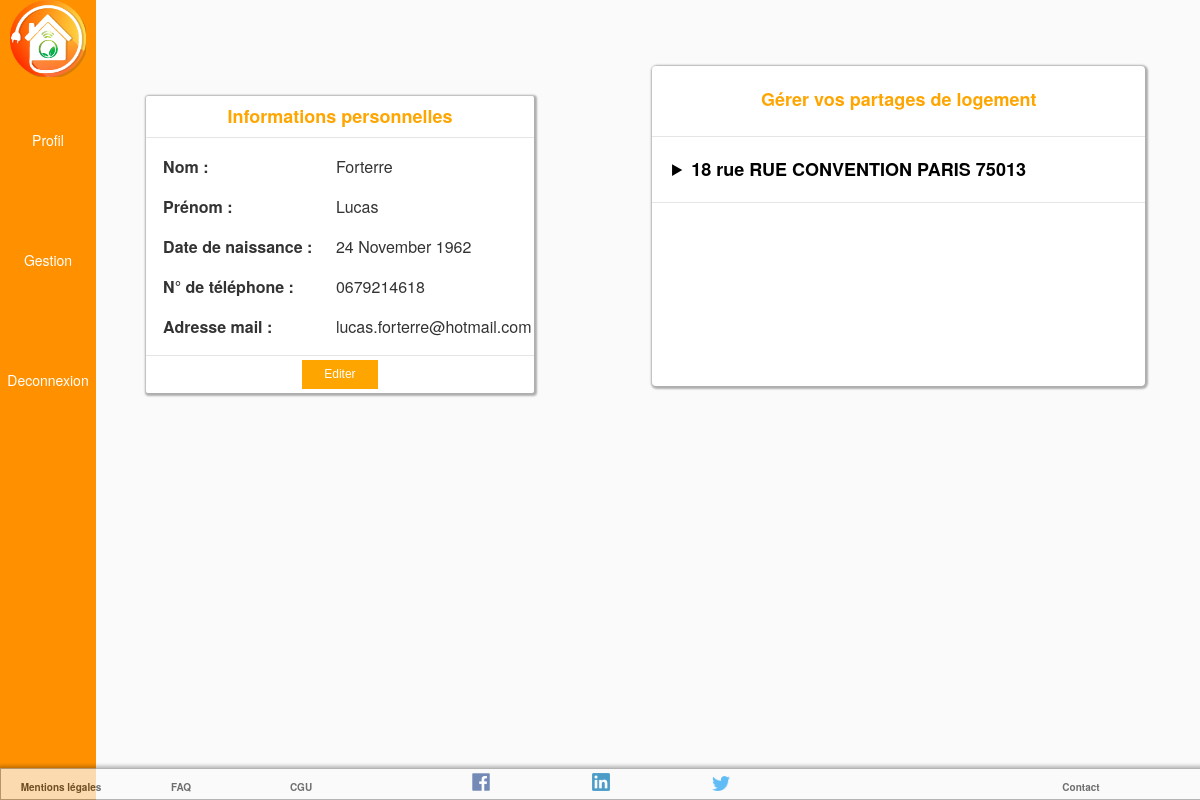
Screenshot of /?Route=client&Ctrl=profil&Vue=vuePrincipale (signed in) with the database file from the repository.
### tables this page shows
CREATE TABLE `utilisateur` (
  `id` int(11) NOT NULL,
  `nom` varchar(250) NOT NULL,
  `prenom` varchar(250) NOT NULL,
  `date_naissance` date DEFAULT NULL,
  `photo` varchar(250) DEFAULT NULL,
  `tel_portable` int(11) DEFAULT NULL,
  `mail` varchar(50) NOT NULL,
  `mot_de_passe` varchar(250) NOT NULL,
  `question_securite` varchar(250) DEFAULT NULL,
  `reponse_securite` varchar(250) DEFAULT NULL,
  `type` varchar(255) NOT NULL
);

### app/controleur/client/profil.php (called while the page is built, shortened)
<?php
include('app/model/client/requete.profil.php');
switch ($action) {
    case 'vuePrincipale':
        $vue = "profil";
        $information_user = selectionnerInformationUserById($bdd);
        $liste_user_share_logement = selectionnerLogementWhichShare($bdd);
    break;
}
include ('app/vues/client/header.php');
include ('app/vues/client/'.$vue. '.php');
include ('app/vues/client/footer.php');
?>

### index.php (called while the page is built, shortened)
<?php
if(!empty($_GET['Route'])) {
	$route = $_GET['Route'];
}
if(!empty($_GET['Ctrl'])) {
	$controller = $_GET['Ctrl'];
}
include('app/controleur/' . $route . '/' . $controller . '.php');
?>

### app/model/client/requete.profil.php (called while the page is built, shortened)
<?php
function selectionnerLogementWhichShare($bdd) {
  $id_utilisateur = $_SESSION['id'];
  $query = 'SELECT DISTINCT id_logement, numero, rue, ville, code_postal FROM logement
            INNER JOIN partagelogement
            ON logement.id = partagelogement.id_logement
            WHERE logement.id_utilisateur=:id_utilisateur';
  $donnees = $bdd->prepare($query);
  $donnees->bindParam(":id_utilisateur", $id_utilisateur);
  $donnees->execute();
  return $donnees->fetchAll();
}
function selectionnerInformationUserById($bdd) {
  $id_user = $_SESSION['id'];
  $query = 'SELECT * FROM utilisateur
            WHERE id =:id_utilisateur';
  $donnees = $bdd->prepare($query);
  $donnees->bindParam(":id_utilisateur", $id_user);
  $donnees->execute();
  return $donnees->fetchAll();
}
?>

### app/vues/client/profil.php (the view, shortened to what this page needs)
<div id="container">
    <div id="containerleft">
      <?php
      if(isset($information_user) && sizeof($information_user) != 0) {
        foreach ($information_user as $key => $user) {
          ?>
          <div class="informations">
            <table class="table-information">
              <div class="head-table">
                Informations personnelles
              </div>
              <tr>
                <td>
                  Nom :
                </td>
                <td>
                  <?= $user['nom'] ?>
                </td>
              </tr>
              <tr>
                <td>
                  Prénom :
                </td>
                <td>
                  <?= $user['prenom'] ?>
                </td>
              </tr>
              <tr>
                <td>
                  Date de naissance :
                </td>
                <td>
                  <?=strftime("%d %B %Y",strtotime($user['date_naissance']));?>
                </td>
              </tr>
              <tr>
                <td>
                  N° de téléphone :
                </td>
                <td>
                  0<?= $user['tel_portable'] ?>
                </td>
              </tr>
              <tr>
                <td>
                  Adresse mail :
                </td>
                <td>
                  <?= $user['mail'] ?>
                </td>
              </tr>
            </table>
            <div class="footer-table">
              <form class="" action="?Route=client&Ctrl=profil&Vue=editerProfil" method="post">
                <input type="submit" name="" value="Editer">
              </form>
            </div>
          </div>
          <?php
        }
      }
      ?>
    </div>
    <div id="containeright">
      <div class= "partage">
        <div class="partage-header">Gérer vos partages de logement</div>
            <div class="card-logement-profil">
                <?php
                if(isset($liste_user_share_logement) && sizeof($liste_user_share_logement) != 0) {
                  foreach ($liste_user_share_logement as $key => $logement) {
                    ?>
                    <details close>
                      <summary>
                        <?= $logement['numero']?>
                        rue <?= $logement['rue']?>
                        <?= $logement['ville']?>
                        <?= $logement['code_postal']?>
                      </summary>
                    </details>
                    <?php
                  }
                }
                ?>
            </div>
      </div>
    </div>
</div>

### static/css/client/body.css (style rules this page uses)
body { background: #FAFAFA; color: #333; font-family: "HelveticaNeue-Light", "Helvetica Neue Light", "Helvetica Neue", Helvetica, Arial, "Lucida Grande", sans-serif; height: auto !important; height: 100%; max-height: 200%; min-height: 100%; text-rendering: optimizeLegibility; overflow-x: hidden; width: 100%; position: absolute; margin:0!important; }

### static/css/client/logements/logement-desktop.css (style rules this page uses)
.card-footer > a, form > input { background: white; border: none; text-decoration: none; font-size: 14px; padding: 0; margin: auto; color: rgba(0,0,0,0.8); }

### static/css/client/pieces/card-piece-desktop.css (style rules this page uses)
.card-footer > a, form > input { text-decoration: none; margin: auto; font-size: 12px; color: rgba(0,0,0,0.5); }

### static/css/client/capteurs/card-capteur-desktop.css (style rules this page uses)
.card-footer > a, form > input { text-decoration: none; background: none; margin: auto; font-size: 12px; color: rgba(0, 0, 0, 0.5); }

### static/css/client/profil/profil.css (style rules this page uses)
#container { display: flex; flex-direction: row; width: 92%; margin-left: 8%; height: 95vh; }
#containerleft { display: flex; flex-direction: column; width: 50%; text-align: center; margin: 50px; }
#containeright { display: flex; width: 60%; text-align: left; flex-direction: column; }
.informations { background-color: white; border: 3px grey; box-shadow: 1px 1px 2px 2px rgba(0,0,0,0.3); width: 85%; border-radius: 2px; margin-top: 10%; }
.partage { background-color: white; color: black; border: 3px grey; box-shadow: 1px 1px 2px 2px rgba(0,0,0,0.3); height: 250px; width: 90%; padding-bottom: 50px; padding-top: 20px; border-radius: 4px; margin-top: 12%; margin-right: 5%; }
.partage-header { height: 50px; border-bottom: solid 1px rgba(0,0,0,0.1); text-align: center; font-weight: 600; color: orange; font-size: 18px; }
.partage > .card-logement-profil { margin: auto; width: 100%; height: 249px; overflow-y: scroll; }
.card-logement-profil > details { border-bottom: solid 1px rgba(0,0,0,0.1); padding: 4%; }
.card-logement-profil > details > summary { font-weight: 600; font-size: 18px; }
.table-information { padding: 2%; }
.head-table { color: orange; font-size: 18px; text-align: center; border-bottom: solid 1px rgba(0,0,0,0.1); font-weight: 600; padding: 2%; }
.table-information > tbody > tr > td { padding: 2%; text-align: left; }
.table-information > tbody > tr > td:nth-child(2n+1) { font-weight: 600; padding-left: 2%; width: 50%; }
.footer-table { padding: 1%; border-top: solid 1px rgba(0,0,0,0.1); }
.footer-table > form > input { padding: 2%; color: white; background-color: orange; border: none; width: 20%; }

### rows the page displays
utilisateur: nom "Forterre", prenom "Lucas", date_naissance "24 November 1962", tel_portable "679214618", mail "lucas.forterre@hotmail.com"

### other values shown
$logement['numero'] "18"
$logement['rue'] "RUE CONVENTION"
$logement['ville'] "PARIS"
$logement['code_postal'] "75013"
